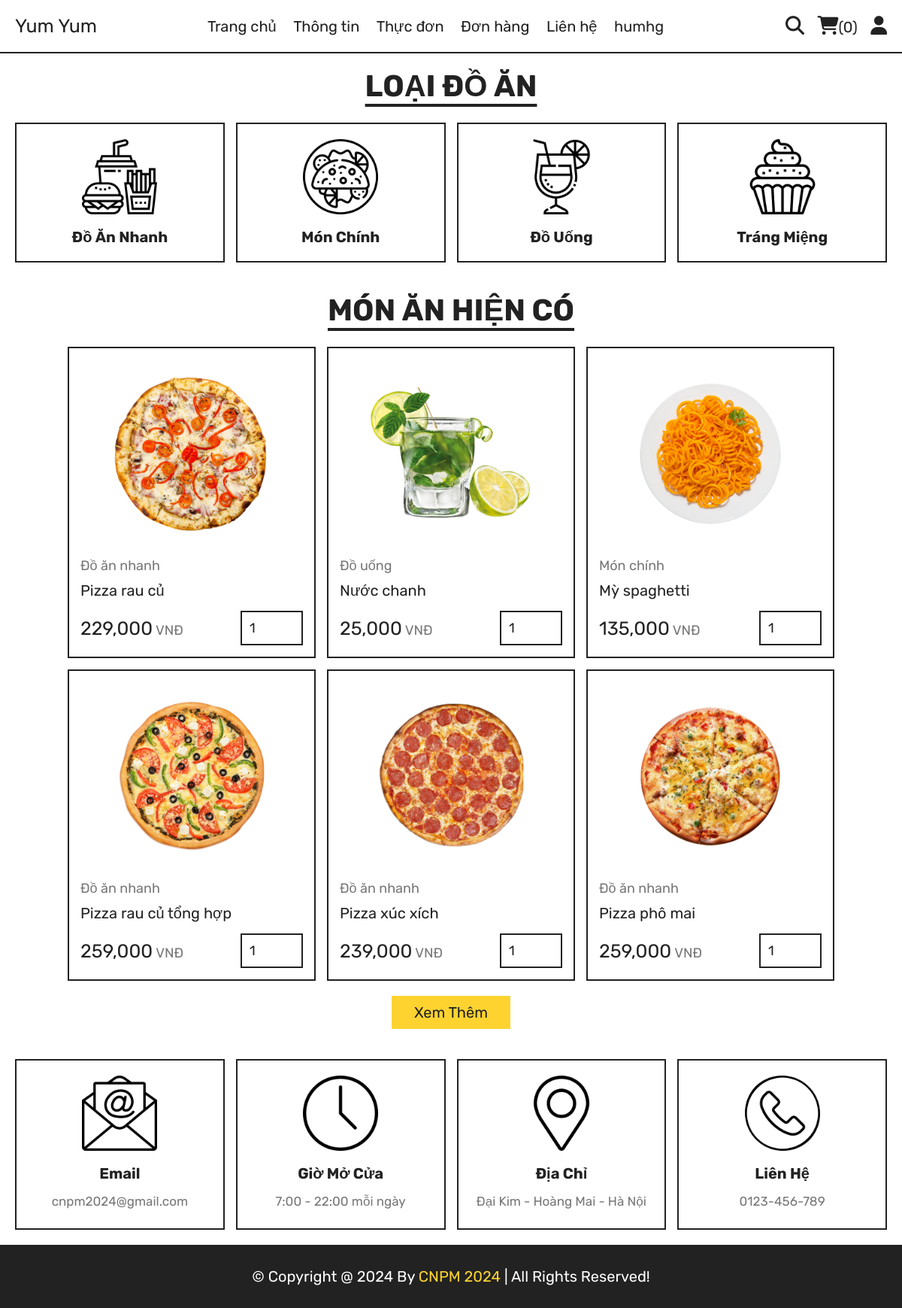
Page /food_website/home.php on the committed database.
### tables this page shows
CREATE TABLE `products` (
  `id` int(100) NOT NULL,
  `name` varchar(100) NOT NULL,
  `category` varchar(100) NOT NULL,
  `price` int(10) NOT NULL,
  `image` varchar(100) NOT NULL,
  `description` varchar(255) DEFAULT NULL
);

### food_website/home.php (the view, shortened to what this page needs)
<!DOCTYPE html>
<html lang="en">
<head>
   <link rel="stylesheet" href="https://unpkg.com/swiper@8/swiper-bundle.min.css" />
   <link rel="stylesheet" href="https://cdnjs.cloudflare.com/ajax/libs/font-awesome/6.1.1/css/all.min.css">
   <link rel="stylesheet" href="css/style.css">
</head>
<body>
<?php include 'components/user_header.php'; ?>
<section class="category">
   <h1 class="title">Loại đồ ăn</h1>
   <div class="box-container">
      <a href="category.php?category=Đồ ăn nhanh" class="box">
         <img src="images/cat-1.png" alt="">
         <h3>Đồ ăn nhanh</h3>
      </a>
      <a href="category.php?category=Món chính" class="box">
         <img src="images/cat-2.png" alt="">
         <h3>Món chính</h3>
      </a>
      <a href="category.php?category=Đồ uống" class="box">
         <img src="images/cat-3.png" alt="">
         <h3>Đồ uống</h3>
      </a>
      <a href="category.php?category=Tráng miệng" class="box">
         <img src="images/cat-4.png" alt="">
         <h3>Tráng miệng</h3>
      </a>
   </div>
</section>
<section class="products">
   <h1 class="title">Món ăn hiện có</h1>
   <div class="box-container">
      <?php
         $select_products = $conn->prepare("SELECT * FROM `products` LIMIT 6");
         $select_products->execute();
         if($select_products->rowCount() > 0){
            while($fetch_products = $select_products->fetch(PDO::FETCH_ASSOC)){
      ?>
      <form action="" method="post" class="box">
         <img src="uploaded_img/<?= $fetch_products['image']; ?>" alt="">
         <a href="category.php?category=<?= $fetch_products['category']; ?>" class="cat"><?= $fetch_products['category']; ?></a>
         <div class="name"><?= $fetch_products['name']; ?></div>
         <div class="flex">
            <div class="price"><?= number_format($fetch_products['price']); ?><span> VNĐ</span></div>
            <input type="number" name="qty" class="qty" min="1" max="99" value="1" maxlength="2">
         </div>
      </form>
      <?php
            }
         }else{
            echo '<p class="empty">Chưa có sản phẩm nào được thêm!</p>';
         }
      ?>
   </div>
   <div class="more-btn">
      <a href="menu.php" class="btn">Xem thêm</a>
   </div>
</section>
<?php include 'components/footer.php'; ?>
</body>
</html>

### food_website/components/user_header.php (shortened to what this page needs)
<?php
include 'components/connect.php';
$user_logged_in = isset($_SESSION['user_id']);
?>
<header class="header">
   <section class="flex">
      <a href="home.php" class="logo">Yum Yum</a>
      <nav class="navbar">
         <a href="home.php">Trang chủ</a>
         <a href="about.php">Thông tin</a>
         <a href="menu.php">Thực đơn</a>
         <a href="orders.php">Đơn hàng</a>
         <a href="contact.php">Liên hệ</a>
         <a href="contact.php">humhg</a>
      </nav>
      <div class="icons">
         <?php
            if ($user_logged_in) {
                $count_cart_items = $conn->prepare("SELECT * FROM `cart` WHERE user_id = ?");
                $count_cart_items->execute([$user_id]);
                $total_cart_items = $count_cart_items->rowCount();
            } else {
                $total_cart_items = 0;
            }
         ?>
         <a href="search.php"><i class="fas fa-search"></i></a>
         <a href="cart.php" id="cart-link"><i class="fas fa-shopping-cart"></i><span>(<?= $total_cart_items; ?>)</span></a>
         <div id="user-btn" class="fas fa-user"></div>
      </div>
   </section>
</header>

### food_website/components/footer.php (shortened to what this page needs)
<footer class="footer">
   <section class="grid">
      <div class="box">
         <img src="images/email-icon.png" alt="">
         <h3>Email</h3>
         <a href="mailto:shaikhanas@gmail.com">cnpm2024@gmail.com</a>
      </div>
      <div class="box">
         <img src="images/clock-icon.png" alt="">
         <h3>Giờ mở cửa</h3>
         <p>7:00 - 22:00 mỗi ngày</p>
      </div>
      <div class="box">
         <img src="images/map-icon.png" alt="">
         <h3>Địa chỉ</h3>
         <a href="#">Đại Kim - Hoàng Mai - Hà Nội</a>
      </div>
      <div class="box">
         <img src="images/phone-icon.png" alt="">
         <h3>Liên hệ</h3>
         <a href="tel:1234567890">0123-456-789</a>
      </div>
   </section>
   <div class="credit">&copy; copyright @ <?= date('Y'); ?> by <span>CNPM 2024</span> | all rights reserved!</div>
</footer>

### food_website/css/style.css (style rules this page uses)
:root { --yellow:#fed330; --red:#e74c3c; --white:#fff; --black:#222; --light-color:#777; --border:.2rem solid var(--black); }
* { font-family: 'Rubik', sans-serif; margin:0; padding:0; box-sizing: border-box; outline: none; border: none; text-decoration: none; }
html { font-size: 62.5%; overflow-x: hidden; scroll-behavior: smooth; stop-opacity: 7rem; }
section { margin:0 auto; max-width: 1200px; padding:2rem; }
.title { text-align: center; margin-bottom: 2.5rem; font-size: 4rem; color:var(--black); text-transform: uppercase; text-decoration: underline; text-underline-offset: 1rem; }
.btn, .delete-btn { margin-top: 1rem; display: inline-block; font-size: 2rem; padding:1rem 3rem; cursor: pointer; text-transform: capitalize; transition: .2s linear; }
.btn { background-color: var(--yellow); color:var(--black); }
.header { position: sticky; top:0; left:0; right:0; z-index: 1000; background-color: var(--white); border-bottom: var(--border); }
.header .flex { display: flex; align-items: center; justify-content: space-between; position: relative; }
.header .flex .logo { font-size: 2.5rem; color:var(--black); }
.header .flex .navbar a { font-size: 2rem; color:var(--black); margin:0 1rem; }
.header .flex .icons > * { margin-left: 1.5rem; font-size: 2.5rem; color:var(--black); cursor: pointer; }
.header .flex .icons span { font-size: 2rem; }
.category .box-container { display: grid; grid-template-columns: repeat(auto-fit, minmax(27rem, 1fr)); gap:1.5rem; align-items: flex-start; }
.category .box-container .box { border:var(--border); padding:2rem; text-align: center; }
.category .box-container .box img { width: 100%; height: 10rem; object-fit: contain; }
.category .box-container .box h3 { font-size: 2rem; margin-top: 1.5rem; color:var(--black); text-transform: capitalize; }
.products .box-container { display: grid; grid-template-columns: repeat(auto-fit, 33rem); justify-content: center; align-items: flex-start; gap:1.5rem; }
.products .box-container .box { border:var(--border); padding:1.5rem; position: relative; overflow: hidden; }
.products .box-container .box img { height: 25rem; width: 100%; object-fit: contain; margin-bottom: 1rem; }
.products .box-container .box .cat { font-size: 1.8rem; color:var(--light-color); }
.products .box-container .box .name { font-size: 2rem; color:var(--black); margin:1rem 0; }
.products .box-container .box .flex { display: flex; align-items: center; gap:1rem; margin-top: 1.5rem; }
.products .box-container .box .flex .price { margin-right: auto; font-size: 2.5rem; color:var(--black); }
.products .box-container .box .flex .price span { color:var(--light-color); font-size: 1.8rem; }
.products .box-container .box .flex .qty { padding:1rem; border:var(--border); font-size: 1.8rem; color:var(--black); }
.products .more-btn { margin-top: 1rem; text-align: center; }
.footer .grid { display: grid; grid-template-columns: repeat(auto-fit, minmax(27rem, 1fr)); gap:1.5rem; align-items: flex-start; }
.footer .grid .box { border:var(--border); padding:2rem; text-align: center; }
.footer .grid .box img { height: 10rem; width: 100%; object-fit: contain; margin-bottom: .5rem; }
.footer .grid .box h3 { margin:1rem 0; font-size: 2rem; color:var(--black); text-transform: capitalize; }
.footer .grid .box p, .footer .grid .box a { display: block; font-size: 1.7rem; color:var(--light-color); line-height: 1.8; }
.credit { padding:3rem 2rem; text-align: center; background-color: var(--black); color:var(--white); font-size: 2rem; text-transform: capitalize; }
.credit span { color:var(--yellow); }

### rows in the picture
products: image (picture), category "Đồ ăn nhanh", name "Pizza rau củ", price "229,000"
products: image (picture), category "Đồ uống", name "Nước chanh", price "25,000"
products: image (picture), category "Món chính", name "Mỳ spaghetti", price "135,000"
products: image (picture), category "Đồ ăn nhanh", name "Pizza rau củ tổng hợp", price "259,000"
products: image (picture), category "Đồ ăn nhanh", name "Pizza xúc xích", price "239,000"
products: image (picture), category "Đồ ăn nhanh", name "Pizza phô mai", price "259,000"

### other values in the picture
$total_cart_items "0"
